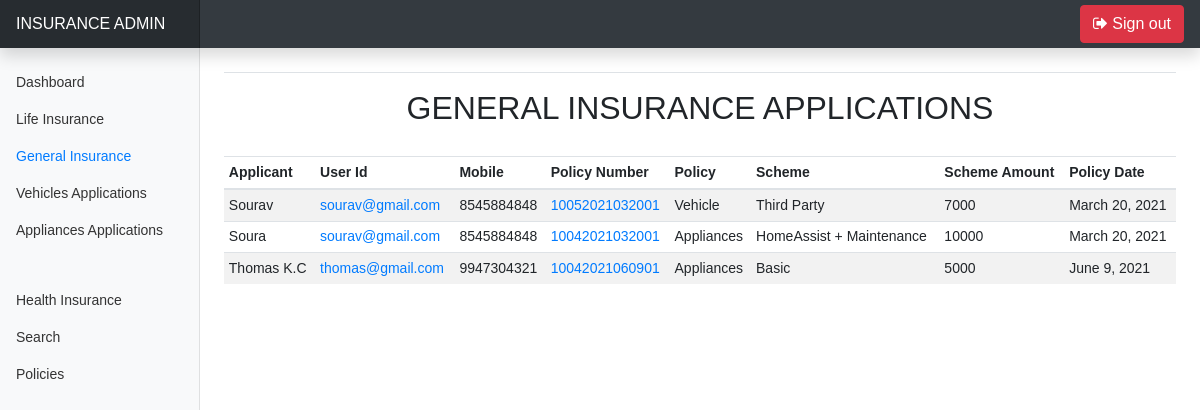
The app's page /Staff/General with its own data.
### User/models.py (models this page shows)
class Vehicle_Insurance(models.Model):
    Insurance_Id = models.TextField(primary_key=True,max_length=12)
    Auth_Id = models.ForeignKey(Applicants,on_delete=models.CASCADE)
    Category = models.CharField(max_length=10)
    Scheme = models.CharField(max_length=10)
    Scheme_Amount = models.CharField(max_length=10)
    App_Aadhar_Id = models.FileField(upload_to='Insurance/Vehicle/Documents')
    Rc_Id = models.FileField(upload_to='Insurance/Vehicle/Documents')
    image = models.ImageField(upload_to='Insurance/Vehicle/Images')
    App_Status=models.CharField(max_length=20,default='Submitted')
    Policy_Date=models.DateField()
    Maturity_Date=models.DateField(null=True)

class Applicants(models.Model):
    Appl_Id = models.TextField(primary_key=True,max_length=12)
    User = models.ForeignKey(User,on_delete=models.CASCADE)
    Name = models.CharField(max_length=50)
    Father = models.CharField(max_length=50)
    Mother = models.CharField(max_length=50)
    DOB = models.DateField()
    Gender = models.CharField(max_length=10)
    Qual = models.CharField(max_length=10)
    Mobile = models.CharField(max_length=15)
    Aadhar = models.CharField(max_length=20)
    Blood = models.CharField(max_length=5)
    Email = models.CharField(max_length=50)

class Appliances_Insurance(models.Model):
    Insurance_Id = models.TextField(primary_key=True,max_length=12)
    Auth_Id = models.ForeignKey(Applicants,on_delete=models.CASCADE)
    Category = models.CharField(max_length=10)
    Scheme = models.CharField(max_length=10)
    Scheme_Amount = models.CharField(max_length=10)
    App_Aadhar_Id = models.FileField(upload_to='Insurance/Appliances/Documents')
    Addr_Id = models.FileField(upload_to='Insurance/Appliances/Documents')
    App_Status=models.CharField(max_length=20,default='Submitted')
    Policy_Date=models.DateField()
    Maturity_Date=models.DateField(null=True)

### Admin/views.py (the view)
# urls.py: path('General',views.Admin_General,name="Admin_General"),
def Admin_General(request):
    vehicle = Vehicle_Insurance.objects.all()
    app = Appliances_Insurance.objects.all()
    return render(request,'Admin/General_Insurance.html',{'vehicle':vehicle,'app':app})

### Templates/Admin/General_Insurance.html (shortened to what this page needs)
{% extends 'Admin/Base.html' %}
{% load static %}
{% block head %}
<ul class="nav flex-column">
  <li class="nav-item">
    <a class="nav-link " href="{% url 'Admin' %}">
      Dashboard <span class="sr-only">(current)</span>
    </a>
  </li>
  <li class="nav-item">
    <a class="nav-link " href="{% url 'Admin_Life' %}" id="myBtn">
      Life Insurance
    </a>
  </li>
  <li class="nav-item">
    <a class="nav-link active" href="{% url 'Admin_General' %}">
      General Insurance
    </a>
  </li>
  <li class="nav-item">
    <a class="nav-link" href="{% url 'Admin_Vehicle_Applications' %}">
      Vehicles Applications
    </a>
  </li>
  <li class="nav-item">
    <a class="nav-link" href="{% url 'Admin_Appliances_Applications' %}">
      Appliances Applications
    </a>
  </li>
  <li class="nav-item">
    <a class="nav-link" href="{% url 'Admin_Health' %}">
      Health Insurance
    </a>
  </li>
  <li class="nav-item">
    <a class="nav-link" href="{% url 'Search' %}">
      Search
    </a>
  </li>
  <li class="nav-item">
    <a class="nav-link" href="{% url 'Policy' %}">
      Policies
    </a>
  </li>
</ul>
{% endblock %}
    {% block body %}
    <main role="main" class="col-md-9 ml-sm-auto col-lg-10 px-md-4">
      <div class="d-flex justify-content-between flex-wrap flex-md-nowrap align-items-center pt-3 pb-2 mb-3 border-bottom">
      </div>
        <center><h2>GENERAL INSURANCE APPLICATIONS</h2></center>
      <br>
      <div class="table-responsive table-hover">
        <table class="table table-striped table-sm">
          <thead>
            <tr>
              <th scope="col">Applicant</th>
              <th scope="col">User Id</th>
              <th scope="col">Mobile</th>
              <th scope="col">Policy Number</th>
              <th scope="col">Policy</th>
              <th scope="col">Scheme</th>
              <th scope="col">Scheme Amount</th>
              <th scope="col">Policy Date</th>
            </tr>
          </thead>
          <tbody>
            {% for data in vehicle %}
            <tr>
              <td>{{ data.Auth_Id.Name }}</td>
              <td><a href="">{{ data.Auth_Id.Email  }}</a></td>
              <td>{{ data.Auth_Id.Mobile  }}</td>
              <td><a href="">{{ data.Insurance_Id }}</a></td>
              <td>{{ data.Category }}</td>
              <td>{{ data.Scheme }}</td>
              <td>{{ data.Scheme_Amount }}</td>
              <td>{{ data.Policy_Date }}</td>
            </tr>
            {% endfor %}
            {% for data in app %}
            <tr>
              <td>{{ data.Auth_Id.Name }}</td>
              <td><a href="">{{ data.Auth_Id.Email  }}</a></td>
              <td>{{ data.Auth_Id.Mobile  }}</td>
              <td><a href="">{{ data.Insurance_Id }}</a></td>
              <td>{{ data.Category }}</td>
              <td>{{ data.Scheme }}</td>
              <td>{{ data.Scheme_Amount }}</td>
              <td>{{ data.Policy_Date }}</td>
            </tr>
            {% endfor %}
          </tbody>
        </table>
      </div>
    </main>
    {% endblock %}

### Templates/Admin/Base.html (shortened to what this page needs)
{% load static %}
<!doctype html>
<html lang="en">
  <head>
<link href="{% static 'User/css/bootstrap.css' %}" rel="stylesheet">
<link rel="stylesheet" href="{% static 'User/fonts/font-awesome-4.7.0/css/font-awesome.css' %}">
    <link href="{% static 'User/css/dashboard.css' %}" rel="stylesheet">
  </head>
  <body>
    <nav class="navbar navbar-dark sticky-top bg-dark flex-md-nowrap p-0 shadow">
  <a class="navbar-brand col-md-3 col-lg-2 mr-0 px-3" href="#">INSURANCE ADMIN</a>
  <ul class="navbar-nav px-3">
    <li class="nav-item text-nowrap">
      <a class="btn btn-danger" href="{% url 'Logout' %}"><i class="fa fa-sign-out" aria-hidden="true"></i> Sign out</a>
    </li>
  </ul>
</nav>
<div class="container-fluid">
  <div class="row">
    <nav id="sidebarMenu" class="col-md-3 col-lg-2 d-md-block bg-light sidebar collapse">
      <div class="sidebar-sticky pt-3">
        {% block head %}
        {% endblock %}
      </div>
    </nav>
    {% block body %}
    {% endblock %}
  </div>
</div>
        <script src="{% static 'User/js/dashboard.js' %}"></script></body>
</html>

### static/User/css/dashboard.css (style rules this page uses)
body { font-size: .875rem; }
.sidebar { position: fixed; top: 0; bottom: 0; left: 0; z-index: 100; padding: 48px 0 0; box-shadow: inset -1px 0 0 rgba(0, 0, 0, .1); }
.sidebar-sticky { position: relative; top: 0; height: calc(100vh - 48px); padding-top: .5rem; overflow-x: hidden; overflow-y: auto; }
.sidebar .nav-link { font-weight: 500; color: #333; }
.sidebar .nav-link.active { color: #007bff; }
.navbar-brand { padding-top: .75rem; padding-bottom: .75rem; font-size: 1rem; background-color: rgba(0, 0, 0, .25); box-shadow: inset -1px 0 0 rgba(0, 0, 0, .25); }

### Templates/Admin/Base.html (style rules this page uses)
body { font-family: Arial, Helvetica, sans-serif; }

### records on screen
Vehicle_Insurance: Auth_Id.Name "Sourav", Auth_Id.Email "sourav@gmail.com", Auth_Id.Mobile "8545884848", Insurance_Id "10052021032001", Category "Vehicle", Scheme "Third Party", Scheme_Amount "7000", Policy_Date "March 20, 2021"
Appliances_Insurance: Auth_Id.Name "Soura", Auth_Id.Email "sourav@gmail.com", Auth_Id.Mobile "8545884848", Insurance_Id "10042021032001", Category "Appliances", Scheme "HomeAssist + Maintenance", Scheme_Amount "10000", Policy_Date "March 20, 2021"
Appliances_Insurance: Auth_Id.Name "Thomas K.C", Auth_Id.Email "thomas@gmail.com", Auth_Id.Mobile "9947304321", Insurance_Id "10042021060901", Category "Appliances", Scheme "Basic", Scheme_Amount "5000", Policy_Date "June 9, 2021"
